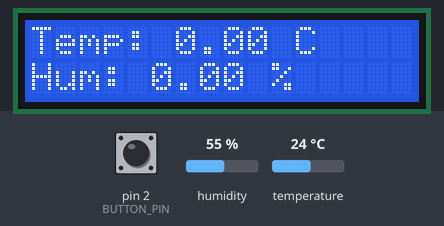
Bench run of a sketch on a simulated Arduino Uno, built with avr-gcc and run on an emulated ATmega328P. Shown: 16×2 character LCD. Inputs (shaded band) come from the test bench; at power-on: pin 2 (BUTTON_PIN) HIGH, humidity 55 %, temperature 24 °C. What the sketch prints to the serial monitor is not drawn.

Above: at 1.2 s.
1.3 s: pin 2 (BUTTON_PIN) pulled LOW for 2.6 s
At 3.2 s:
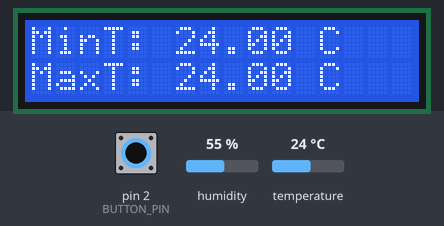
5.4 s: pin 2 (BUTTON_PIN) pulled LOW for 2.6 s
At 6.6 s:
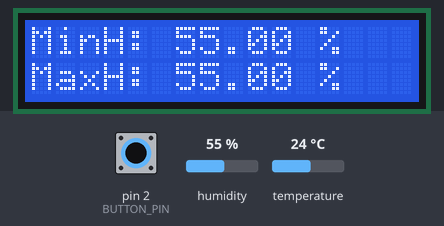
9.5 s: humidity set to 22 %
At 10.5 s:
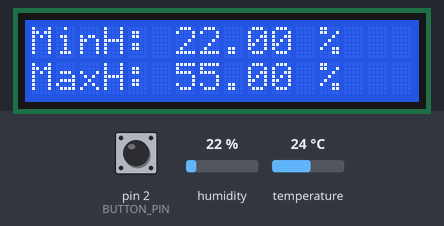
12.5 s: humidity set to 68 %
At 14.8 s:
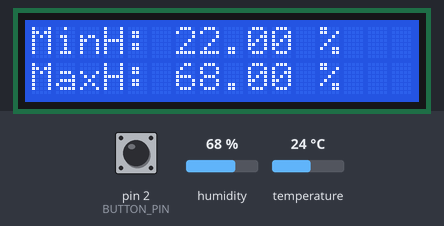
15.8 s: humidity set to 88 %
Timing chart, 0 to 18.8 s (numbered marks = the images above; inputs shaded):
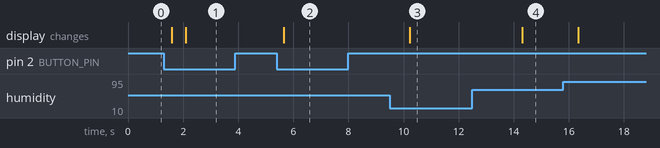

The sketch:

dht22-with-lcd.ino
```cpp
#include <Adafruit_Sensor.h>
#include <DHT.h>
#include <LiquidCrystal.h>

#define BUTTON_PIN 2

#define DHTPIN 8
#define DHTTYPE DHT22

DHT dht(DHTPIN, DHTTYPE);

const int rs = 12, en = 11, d4 = 7, d5 = 6, d6 = 5, d7 = 4;
LiquidCrystal lcd(rs, en, d4, d5, d6, d7);

volatile uint8_t menuSelected = 0;
unsigned long lastDebounceTime = 0;
const unsigned long debounceDelay = 200;

unsigned long previousMillis = 0;
const unsigned long delayMS = 2000;

float hum = 0;  //Variabile in cui verrà inserita la % di umidità
float temp = 0; //Variabile in cui verrà inserita la temperatura
float minTemp = 1000, maxTemp = -1000;
float minHum = 1000, maxHum = -1000;

void setup() {
  pinMode(BUTTON_PIN, INPUT);
  attachInterrupt(digitalPinToInterrupt(BUTTON_PIN), changeDisplayMenu, FALLING);

  Serial.begin(9600);
  dht.begin();
  lcd.begin(16,2);
  lcd.clear();
}

void loop() {
  updateReadValues();

  Serial.print("Current selection: ");
  Serial.println(menuSelected);

  lcd.clear();
  switch (menuSelected) {
    case 0:
      displayTempHum();
      break;
    case 1:
      displayMinMaxTemp();
      break;
    case 2:
      displayMinMaxHum();
      break;
  }

  delay(500);
}

void updateReadValues() {
  unsigned long currentMillis = millis();
  if (currentMillis - previousMillis >= delayMS) {
    previousMillis = currentMillis;
    // read humidity and temperature
    hum = dht.readHumidity();
    temp = dht.readTemperature();

    if (temp < minTemp) minTemp = temp;
    if (temp > maxTemp) maxTemp = temp;

    if (hum < minHum) minHum = hum;
    if (hum > maxHum) maxHum = hum;
  }
}

void changeDisplayMenu() {
  unsigned long currentTime = millis();
  // Simple debounce
  if (currentTime - lastDebounceTime >= debounceDelay) {
    menuSelected = (menuSelected + 1) % 3;
    lastDebounceTime = currentTime;
  }
}

void displayTempHum() {
  lcd.setCursor(0, 0);
  lcd.print("Temp: ");
  lcd.print(temp);
  lcd.print(" C");
  lcd.setCursor(0, 1);
  lcd.print("Hum: ");
  lcd.print(hum);
  lcd.print(" %");
}

void displayMinMaxTemp() {
  lcd.setCursor(0, 0);
  lcd.print("MinT: ");
  lcd.print(minTemp);
  lcd.print(" C");
  lcd.setCursor(0, 1);
  lcd.print("MaxT: ");
  lcd.print(maxTemp);
  lcd.print(" C");
}

void displayMinMaxHum() {
  lcd.setCursor(0, 0);
  lcd.print("MinH: ");
  lcd.print(minHum);
  lcd.print(" %");
  lcd.setCursor(0, 1);
  lcd.print("MaxH: ");
  lcd.print(maxHum);
  lcd.print(" %");
}
```

Measured:
- after the input at 1.3 s, the display: first changes after 0.29 s (image 1 shows a later state)
- after the input at 5.4 s, the display: changes after 0.26 s (image 2)
- after the input at 9.5 s, the display: changes after 0.73 s (image 3)
- after the input at 12.5 s, the display: changes after 1.8 s (image 4)
